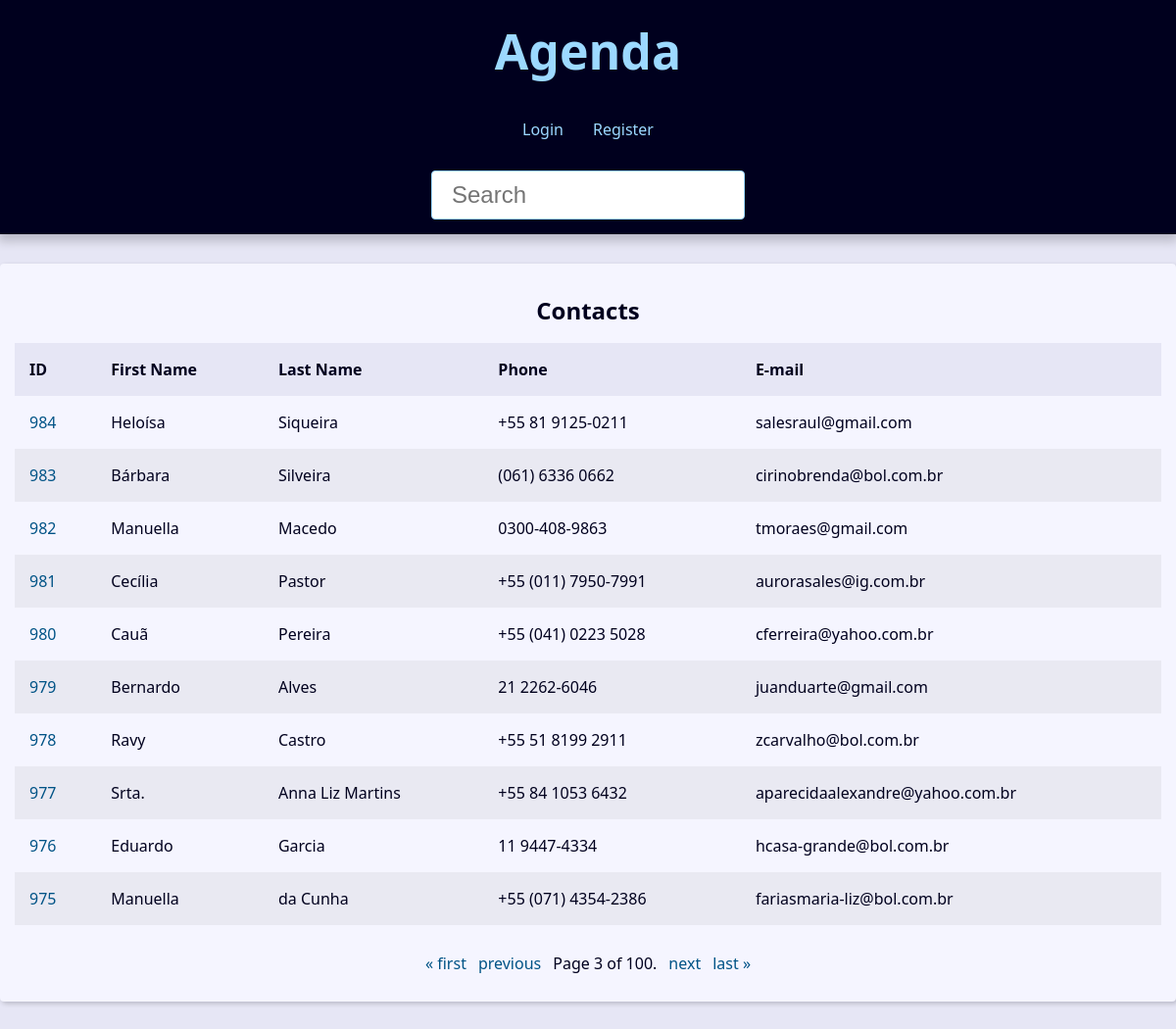
The app's page /?page=3&q= with its own data.
### contact/models.py (models this page shows, shortened)
class Contact(models.Model):
    first_name = models.CharField(max_length=50,)
    last_name = models.CharField(max_length=50, blank=True)
    phone = models.CharField(max_length=50)
    email = models.EmailField(max_length=254, blank=True)
    created_date = models.DateTimeField(default=timezone.now)
    description = models.TextField(blank=True)
    show = models.BooleanField(default=True)
    picture = models.ImageField(blank=True, upload_to='pictures/%Y/%m/')
    category = models.ForeignKey(Category, on_delete=models.SET_NULL, blank=True, null=True)
    owner = models.ForeignKey(User, on_delete=models.SET_NULL, blank=True, null=True)

### contact/views/contact_views.py (the view)
# urls.py: path('', views.index, name='index'),
def index(request):
    contacts = Contact.objects.filter(show=True).order_by('-id')
    paginator = Paginator(contacts, 10)
    page_number = request.GET.get('page')
    page_obj = paginator.get_page(page_number)
    context = {
        'page_obj': page_obj,
        'site_title': 'Contatos - ',
    }
    return render(request, 'contact/index.html', context)

### contact/templates/contact/index.html
{% extends "global/base.html" %}
{% block content %}
{% if page_obj %}
    <div class="resposive-table">
        <table class="contacts-table">
            <caption class="table-caption">Contacts</caption>
            <thead>
                <tr class="table-row table-row-header">
                    <th class="table-header">ID</th>
                    <th class="table-header">First Name</th>
                    <th class="table-header">Last Name</th>
                    <th class="table-header">Phone</th>
                    <th class="table-header">E-mail</th>
                </tr>
            </thead>
            <tbody>
                {% for contact in page_obj %}
                    <tr class="table-row">
                        <td class="table-cel">
                            <a class="table-link" href="{% url "contact:contact" contact.id %}">
                                {{contact.id}}
                            </a>
                        </td>
                        <td class="table-cel">
                            {{contact.first_name}}
                        </td>
                        <td class="table-cel">
                            {{contact.last_name}}
                        </td>
                        <td class="table-cel">
                            {{contact.phone}}
                        </td>
                        <td class="table-cel">
                            {{contact.email}}
                        </td>
                    </tr>
                {% endfor %}
            </tbody>
        </table>
    </div>
{% else %}
<div class="single-contact">
    <h1 class="single-contact-name">
        Nenhum contato encontrado.
    </h1>
</div>
{% endif %}
{% endblock content %}

### base_static/global/css/style.css (style rules this page uses)
:root { --spacing: 1.5rem; --link-dark-color: rgb(0, 83, 134); --link-light-color: rgb(156, 217, 255); --clr-white: rgb(245, 245, 255); --clr-black: rgb(0, 0, 30); --clr-light-gray: rgb(230, 230, 245); --clr-dark-shadow-5: rgba(0, 0, 10, 5%); --clr-dark-shadow-10: rgba(0, 0, 10, 10%); --clr-dark-shadow-20: rgba(0, 0, 10, 20%); --clr-light-shadow-5: rgba(200, 200, 255, 5%); --clr-light-shadow-10: rgba(200, 200, 255, 10%); --clr-light-shadow-20: rgba(200, 200, 255, 20%); --main-page-width: 120rem; --table-min-width: 60rem; --biggest-font-size: 5rem; --bigger-font-size: 4rem; --big-font-size: 3.2rem; --medium-font-size: 2.4rem; --small-font-size: 1.6rem; --smaller-font-size: 1.4rem; --smallest-font-size: 1.2rem; --transition-fast: 300ms; --transition-medium: 600ms; --transition-slow: 1s; --default-border-radius: 4px; }
*, *::before, *::after { margin: 0; padding: 0; box-sizing: border-box; }
html { font-size: 62.5%; }
body { font-family: system-ui, -apple-system, BlinkMacSystemFont, 'Segoe UI', Roboto, Oxygen, Ubuntu, Cantarell, 'Open Sans', 'Helvetica Neue', sans-serif; line-height: 1.5; font-size: var(--small-font-size); color: var(--clr-black); -webkit-font-smoothing: antialiased; background: var(--clr-light-gray); }
.contacts-table { width: 100%; min-width: var(--table-min-width); border-collapse: collapse; }
.table-caption { font-size: var(--medium-font-size); font-weight: bold; padding: var(--spacing); }
.table-row { text-align: left; text-overflow: ellipsis; transition: background-color var(--transition-fast) ease-in-out; }
.table-row:nth-of-type(2n) { background: var(--clr-dark-shadow-5); }
.table-row-header { background: var(--clr-light-gray); color: var(--clr-black); }
.table-cel, .table-header { padding: var(--spacing); }
.table-link { color: var(--link-dark-color); transition: color var(--transition-fast) ease-in-out; text-decoration: none; }

### records on screen
Contact: id "984", first_name "Heloísa", last_name "Siqueira", phone "+55 81 9125-0211", email "salesraul@gmail.com"
Contact: id "983", first_name "Bárbara", last_name "Silveira", phone "(061) 6336 0662", email "cirinobrenda@bol.com.br"
Contact: id "982", first_name "Manuella", last_name "Macedo", phone "0300-408-9863", email "tmoraes@gmail.com"
Contact: id "981", first_name "Cecília", last_name "Pastor", phone "+55 (011) 7950-7991", email "aurorasales@ig.com.br"
Contact: id "980", first_name "Cauã", last_name "Pereira", phone "+55 (041) 0223 5028", email "cferreira@yahoo.com.br"
Contact: id "979", first_name "Bernardo", last_name "Alves", phone "21 2262-6046", email "juanduarte@gmail.com"
Contact: id "978", first_name "Ravy", last_name "Castro", phone "+55 51 8199 2911", email "zcarvalho@bol.com.br"
Contact: id "977", first_name "Srta.", last_name "Anna Liz Martins", phone "+55 84 1053 6432", email "aparecidaalexandre@yahoo.com.br"
Contact: id "976", first_name "Eduardo", last_name "Garcia", phone "11 9447-4334", email "hcasa-grande@bol.com.br"
Contact: id "975", first_name "Manuella", last_name "da Cunha", phone "+55 (071) 4354-2386", email "fariasmaria-liz@bol.com.br"

### other values on screen
{{ page_obj.number }} "3"
{{ page_obj.paginator.num_pages }} "100"
